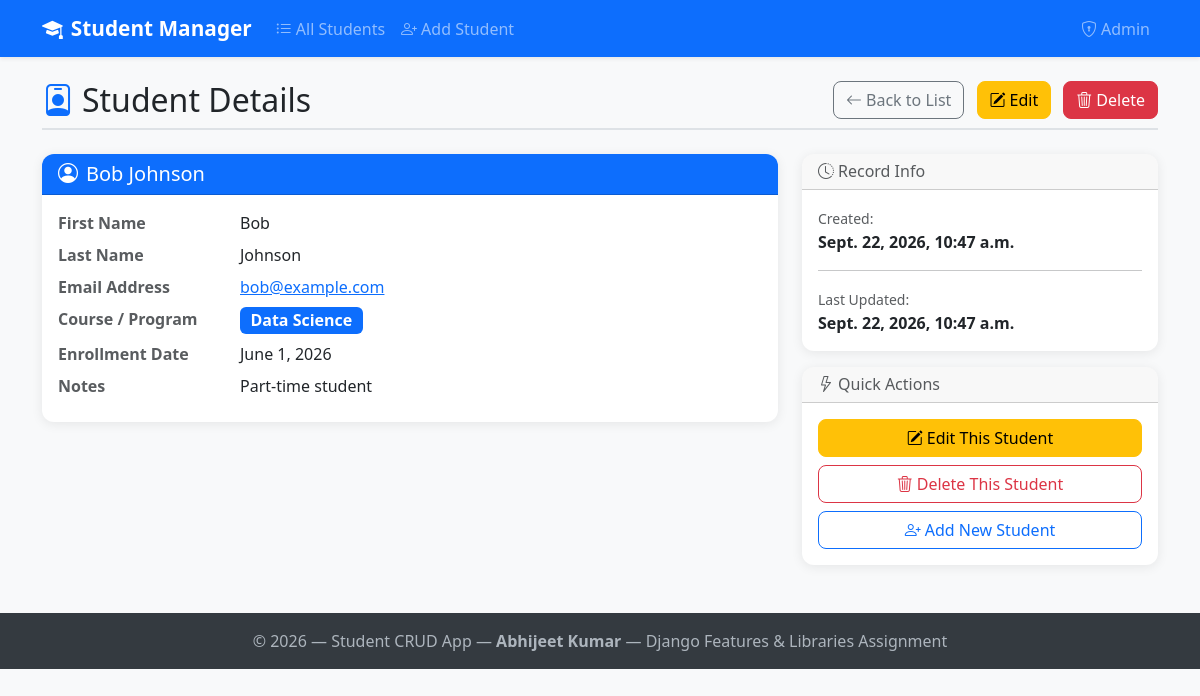
The page /students/3/ on the database its author committed.
### students/models.py (models this page shows, shortened)
class Student(models.Model):
    first_name = models.CharField(max_length=100)
    last_name = models.CharField(max_length=100)
    email = models.EmailField(unique=True)
    course = models.CharField(max_length=200)
    enrollment_date = models.DateField()
    notes = models.TextField(blank=True, null=True)
    created_at = models.DateTimeField(auto_now_add=True)
    updated_at = models.DateTimeField(auto_now=True)
    class Meta:
        ordering = ['-created_at']
    def get_full_name(self):
        return f"{self.first_name} {self.last_name}"

### students/views.py (the view)
# urls.py: path('<int:pk>/', views.student_detail, name='student_detail'),
def student_detail(request, pk):
    student = get_object_or_404(Student, pk=pk)
    context = {
        'student': student,
        'title': f'Student: {student.get_full_name()}',
    }
    return render(request, 'students/student_detail.html', context)

### students/templates/students/student_detail.html (shortened to what this page needs)
{% extends "students/base_bootstrap.html" %}
{% block content %}
<div class="d-flex justify-content-between align-items-center page-header">
    <h2 class="mb-0">
        <i class="bi bi-person-badge me-2 text-primary"></i>Student Details
    </h2>
    <div>
        <a href="{% url 'students:student_list' %}" class="btn btn-outline-secondary me-2">
            <i class="bi bi-arrow-left me-1"></i>Back to List
        </a>
        <a href="{% url 'students:student_update' student.pk %}" class="btn btn-warning me-2">
            <i class="bi bi-pencil-square me-1"></i>Edit
        </a>
        <a href="{% url 'students:student_delete' student.pk %}" class="btn btn-danger">
            <i class="bi bi-trash3 me-1"></i>Delete
        </a>
    </div>
</div>
<div class="row">
    <div class="col-lg-8">
        <div class="card">
            <div class="card-header bg-primary text-white">
                <h5 class="mb-0">
                    <i class="bi bi-person-circle me-2"></i>{{ student.get_full_name }}
                </h5>
            </div>
            <div class="card-body">
                <dl class="row mb-0">
                    <dt class="col-sm-3 text-muted">First Name</dt>
                    <dd class="col-sm-9">{{ student.first_name }}</dd>
                    <dt class="col-sm-3 text-muted">Last Name</dt>
                    <dd class="col-sm-9">{{ student.last_name }}</dd>
                    <dt class="col-sm-3 text-muted">Email Address</dt>
                    <dd class="col-sm-9">
                        <a href="mailto:{{ student.email }}">{{ student.email }}</a>
                    </dd>
                    <dt class="col-sm-3 text-muted">Course / Program</dt>
                    <dd class="col-sm-9">
                        <span class="badge bg-primary fs-6">{{ student.course }}</span>
                    </dd>
                    <dt class="col-sm-3 text-muted">Enrollment Date</dt>
                    <dd class="col-sm-9">{{ student.enrollment_date }}</dd>
                    {% if student.notes %}
                    <dt class="col-sm-3 text-muted">Notes</dt>
                    <dd class="col-sm-9">{{ student.notes }}</dd>
                    {% endif %}
                </dl>
            </div>
        </div>
    </div>
    <div class="col-lg-4">
        <div class="card">
            <div class="card-header">
                <h6 class="mb-0 text-muted"><i class="bi bi-clock-history me-1"></i>Record Info</h6>
            </div>
            <div class="card-body">
                <p class="mb-1">
                    <small class="text-muted">Created:</small><br>
                    <strong>{{ student.created_at|date:"N j, Y, g:i a" }}</strong>
                </p>
                <hr>
                <p class="mb-0">
                    <small class="text-muted">Last Updated:</small><br>
                    <strong>{{ student.updated_at|date:"N j, Y, g:i a" }}</strong>
                </p>
            </div>
        </div>
        <div class="card mt-3">
            <div class="card-header">
                <h6 class="mb-0 text-muted"><i class="bi bi-lightning me-1"></i>Quick Actions</h6>
            </div>
            <div class="card-body d-grid gap-2">
                <a href="{% url 'students:student_update' student.pk %}" class="btn btn-warning">
                    <i class="bi bi-pencil-square me-1"></i>Edit This Student
                </a>
                <a href="{% url 'students:student_delete' student.pk %}" class="btn btn-outline-danger">
                    <i class="bi bi-trash3 me-1"></i>Delete This Student
                </a>
                <a href="{% url 'students:student_create' %}" class="btn btn-outline-primary">
                    <i class="bi bi-person-plus me-1"></i>Add New Student
                </a>
            </div>
        </div>
    </div>
</div>
{% endblock %}

### students/templates/students/base_bootstrap.html (style rules this page uses)
body { background-color: #f8f9fa; font-family: 'Segoe UI', Tahoma, Geneva, Verdana, sans-serif; }
.card { border: none; box-shadow: 0 2px 12px rgba(0,0,0,0.08); border-radius: 12px; }
.card-header { border-radius: 12px 12px 0 0 !important; }
.btn { border-radius: 8px; }
.badge { font-size: 0.85em; }
.page-header { border-bottom: 2px solid #dee2e6; padding-bottom: 0.5rem; margin-bottom: 1.5rem; }

### rows shown on the page
Student: get_full_name "Bob Johnson", first_name "Bob", last_name "Johnson", email "bob@example.com", course "Data Science", enrollment_date "June 1, 2026", notes "Part-time student", created_at "Sept. 22, 2026, 10:47 a.m.", updated_at "Sept. 22, 2026, 10:47 a.m."
